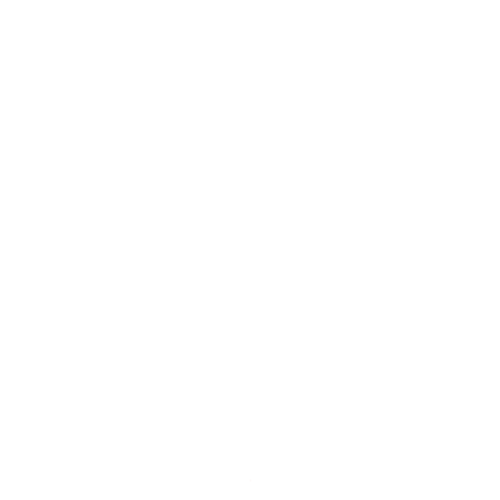
Frame 1 (no input)
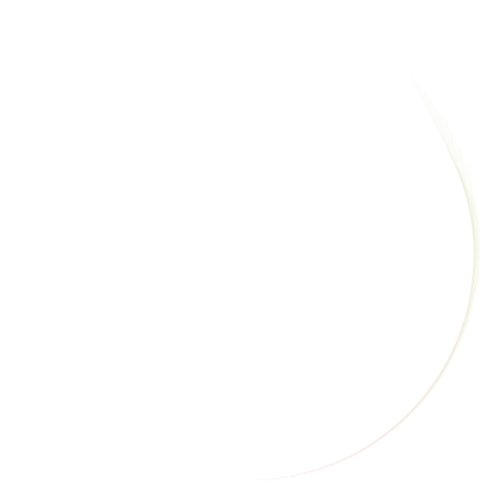
Frame 60 (the mouse pressed at the canvas centre just before this capture)
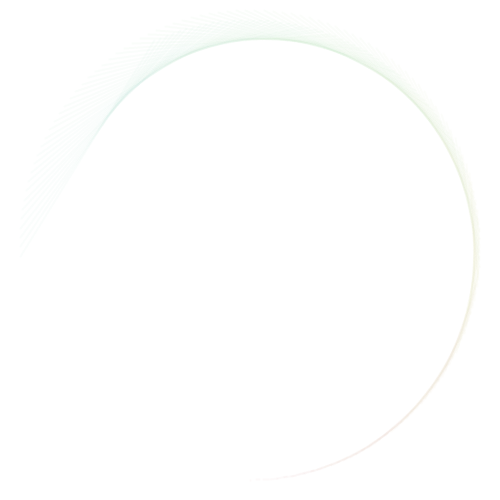
Frame 120 (the mouse held since frame 60 and released just before this capture)

The Processing sketch that drew these frames (run headless with seeded random() and noise(); from frame 60 on, the mouse is pressed at the canvas centre):

// Processing sketch: processing_88513
// ── processing_88513.pde

float a ;
float b ;
float col ;
float scol = 1 ;
 
void setup(){
    size(500,500);
    background(255);
    smooth();
    colorMode(HSB);
}


void draw() {
  float x0 = map(sin(a), -1, 1, 20, width - 20); 
  float y0 = map(cos(a), -1, 1, 20, height - 20);
  float x1 = map(sin(b), -1, 1, 20, width - 20);
  float y1 = map(cos(b), -1, 1, 10, height - 20);
  strokeWeight(2);
  stroke(col, 100, 205, 10);
  line (x0, y0, x1, y1);
  a = a + 0.03;
  b = b + 0.04; 
  col += scol ; 
  if (col > 255 ) {
    scol += scol * -1 ;
  }
}
